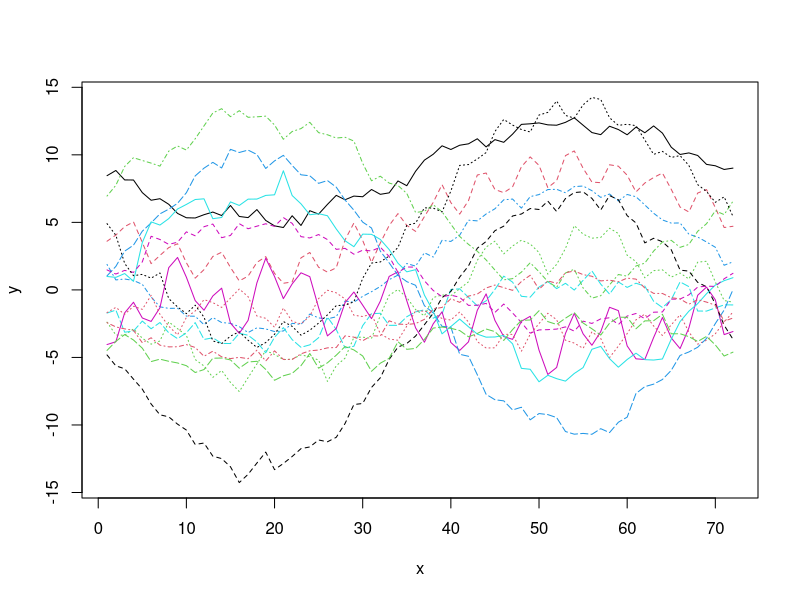

Here is the R script that generated this plot: (Note: this script raises an error after producing the figure.)
library(MASS)

##  constructs  n random functions of the form
##     alpha0 + alpha1 * sin(2*pi*x/L) + alpha2 * sin(2*pi*x/M)
##            + sum_{i=1}^N  betai  sin( 2*pi*i*x/K)
##    with alpha0, alpha1, alpha2, betai independent normal random variables with mean 0 and
##            sds  a0,a1,a2,sd.sigma, e
##    evaluated at 1:x.max
##    add iid normal noise to each "data point"  with noise sd = e
##  output is a matrix of simulated data of dimension n by length(x.max)  
periodic.example <- function(L=72, M=5, K=12, a0, a1, a2, sd.sigma, e, n=100, x.max) {
    N <- length(sd.sigma)
    set.seed(123)
    if (N == 1) {
        beta <- mvrnorm(n=n, mu=0, Sigma=sd.sigma^2)
    }
    else {
        ## beta is coefficient for repetitive parts
        beta <- mvrnorm(n=n, mu=rep(0, N), Sigma=diag(sd.sigma^2))
    }
    
    ## alpha0 is coefficient for the constant
    alpha0 <- rnorm(n=n, mean=0, sd=a0)
    
    alpha1 <- rnorm(n=n, mean=0, sd=a1)
    
    alpha2 <- rnorm(n=n, mean=0, sd=a2)
    
    ## matrix of errors
    noise <- rnorm(n * x.max, mean=0, sd=e)
    error <- matrix(noise, nrow=n, ncol=x.max)
    
    ## construct the N repetitive parts
    x <- seq(1, x.max)
    x.argument <- (2 * pi * 1:N %o% x) / K
    big.sin <- sin(x.argument)
    repetitive.parts <- beta %*% big.sin
    
    main.part <- alpha1 %o% sin(2*pi*x / L)
    
    other.part <- alpha2 %o% sin(2*pi*x / M)
    
    constant <- matrix(rep(alpha0, x.max), nrow=n, ncol=x.max)
    
    constant + main.part + other.part + repetitive.parts + error
}


## Simulates 100 curves of length 72 with the parameters in vignette
example <- periodic.example(a0=4, a1=5, a2=1, sd.sigma=c(.8,.001), e=0.3, x.max=72)

## Plots the first 15 curves to see the periodic structure
matplot(t(example[1:15,]), type="l", xlab="x", ylab="y")

periodic.sim <- simpart(example, simpledim=70, "periodic", period=12)

## Analysis of the simulated periodic data with model space of
## dimension 2, nearly null space of dimension 70 with periodic
## simplicity measure and a period of 12.The two model basis vectors
## are plotted along with the variance-simplicity view and
## percent variance explained panel in a 2x2 grid with the layout argument
plot(periodic.sim, display=list(model=TRUE), layout=matrix(1:4, 2, 2))

## Demonstrate the use of na.action by deleting some elements
## of our data matrix
example[2,3] <- NA
example[53,30] <- NA

## Run simpart on the data matrix removing the missing data
periodic.omit <- simpart(example, simpledim=70, "periodic", period=12, na.action=na.omit)
